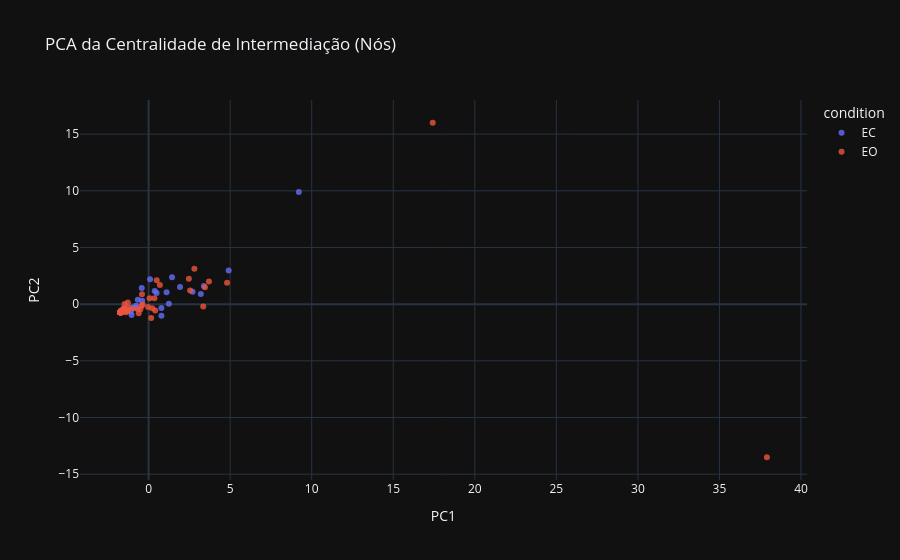

Notebook code cell kept with this figure:
### Markdown cell above
Centralidade de Intermediação

### Code cell
pca_betweenness, loadings_betweenness = plot_pca_features(
    df_dataset,
    NODE_GROUPS["betweenness"],
    title="PCA da Centralidade de Intermediação (Nós)"
)

### Figure 1 — Plotly figure (JSON) as saved in the notebook; plotly's stock layout.template omitted (floating-point values rounded to 4 significant figures)
{"data": [{"hovertemplate": "condition=EC<br>PC1=%{x}<br>PC2=%{y}<extra></extra>", "legendgroup": "EC", "marker": {"color": "#636efa", "opacity": 0.8, "symbol": "circle"}, "mode": "markers", "name": "EC", "orientation": "v", "showlegend": true, "x": [9.209, -1.685, -1.748, -1.256, -1.748, -1.748, -0.77, 1.242, -0.4221, 1.1, -1.044, -1.748, -1.698, -1.744, 1.927, -1.67, 0.7851, -1.087, -0.3936, -1.733, 1.436, -1.748, -1.748, -1.513, 2.696, -1.748, -1.748, 0.3728, 0.7827, 4.908, 0.09016, -1.748, -1.658, 3.2, -1.748, -1.748, -1.726, -1.677, 0.4913, 3.389, -1.748, -1.727, -1.744, -1.479, -0.6614, -0.741, -1.748, -1.45, -1.569, -1.748, -1.635, -1.695, -1.016, -1.748], "xaxis": "x", "y": [9.884, -0.6519, -0.7156, -0.5615, -0.7156, -0.7156, -0.1323, 0.04364, 1.421, 1.054, -0.9526, -0.7156, -0.7671, -0.6967, 1.508, -0.6268, -1.014, -0.6521, 0.294, -0.7241, 2.377, -0.7156, -0.7156, -0.4907, 1.094, -0.7156, -0.7156, 1.157, -0.3401, 2.978, 2.203, -0.7156, -0.6435, 0.8883, -0.7156, -0.7156, -0.7168, -0.5598, 0.9834, 1.608, -0.7156, -0.717, -0.7034, -0.472, 0.3909, -0.3253, -0.7156, -0.4024, -0.4896, -0.7156, -0.6841, -0.6635, -0.2926, -0.7156], "yaxis": "y", "type": "scatter"}, {"hovertemplate": "condition=EO<br>PC1=%{x}<br>PC2=%{y}<extra></extra>", "legendgroup": "EO", "marker": {"color": "#EF553B", "opacity": 0.8, "symbol": "circle"}, "mode": "markers", "name": "EO", "orientation": "v", "showlegend": true, "x": [2.806, 0.691, -1.748, -1.748, -0.4058, -1.329, -1.272, -0.6651, -0.5011, -0.972, -1.653, -1.748, -1.681, -1.473, 3.452, -1.748, -0.03093, -1.386, 0.1598, -1.492, -0.6056, -1.724, -1.748, -1.748, 0.3555, -1.748, -1.748, 2.546, 0.05751, 4.811, 3.35, -1.748, -1.73, 3.7, -1.279, -1.748, -0.3671, -1.689, 37.91, 17.42, -1.724, 2.469, -1.285, -1.395, 0.408, -0.4246, -1.723, -1.464, -1.688, -1.748, -1.538, 0.4981, 0.2247, -1.748], "xaxis": "x", "y": [3.121, 1.69, -0.7156, -0.7156, 0.8639, -0.5409, 0.1558, -0.4449, -0.4541, -0.3866, -0.7479, -0.7156, -0.6177, 0.007258, 1.49, -0.7156, -0.256, -0.7241, -1.23, -0.4879, -0.8125, -0.6219, -0.7156, -0.7156, 0.5163, -0.7156, -0.7156, 1.194, 0.5219, 1.898, -0.2106, -0.7156, -0.7076, 2.003, -0.2918, -0.7156, -0.02309, -0.7164, -13.51, 16.0, -0.7357, 2.235, -0.6288, -0.6177, -0.5666, -0.1365, -0.6884, -0.5685, -0.6314, -0.7156, -0.3714, 2.115, -0.3712, -0.7156], "yaxis": "y", "type": "scatter"}], "layout": {"xaxis": {"anchor": "y", "domain": [0.0, 1.0], "title": {"text": "PC1"}}, "yaxis": {"anchor": "x", "domain": [0.0, 1.0], "title": {"text": "PC2"}}, "legend": {"title": {"text": "condition"}, "tracegroupgap": 0}, "title": {"text": "PCA da Centralidade de Intermediação (Nós)"}}}
